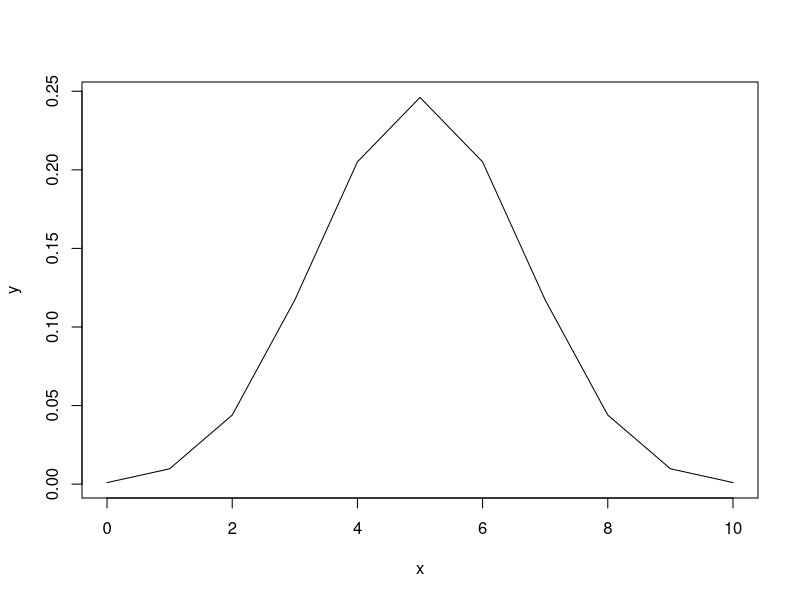
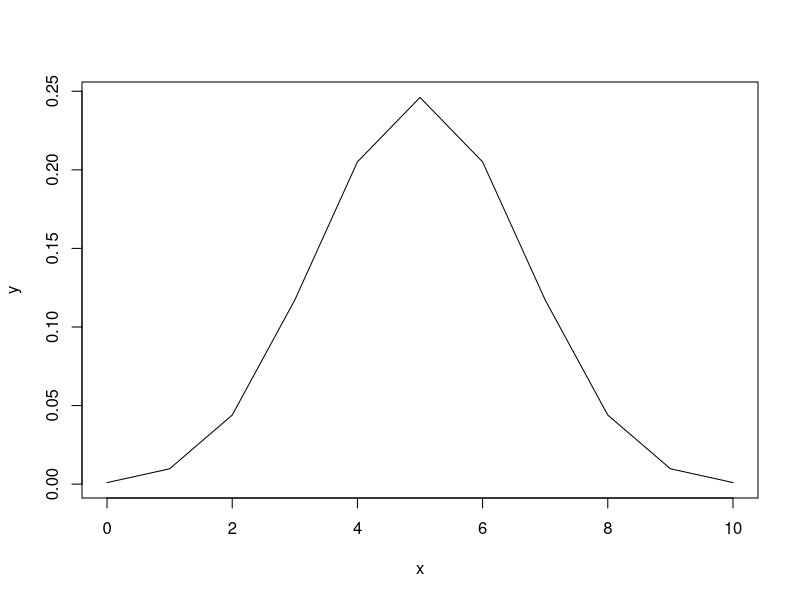
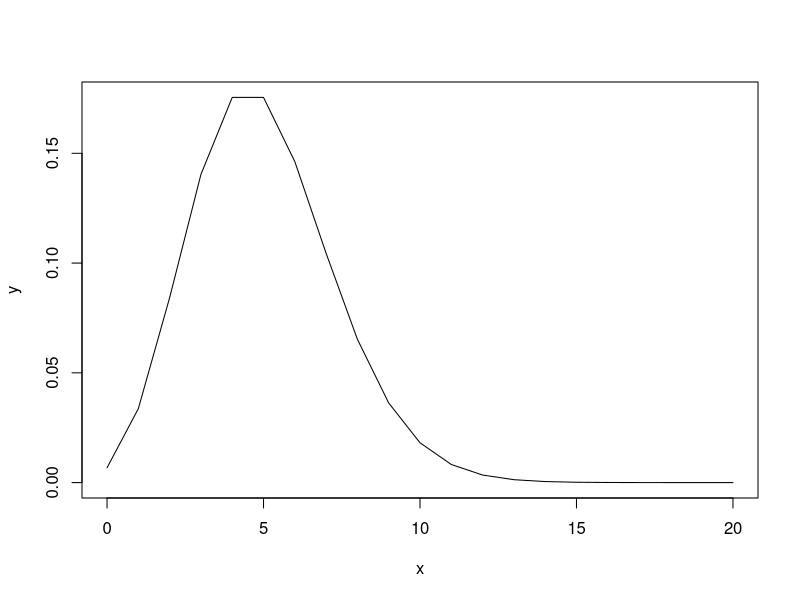
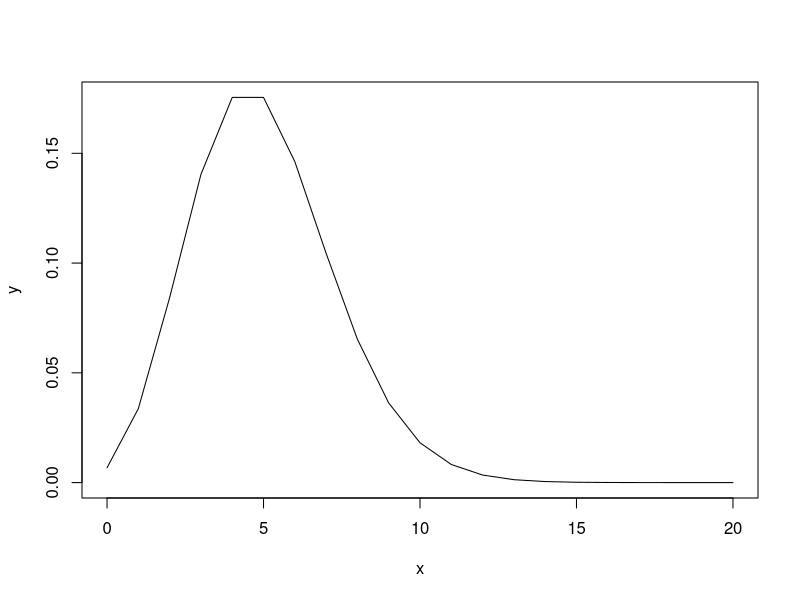
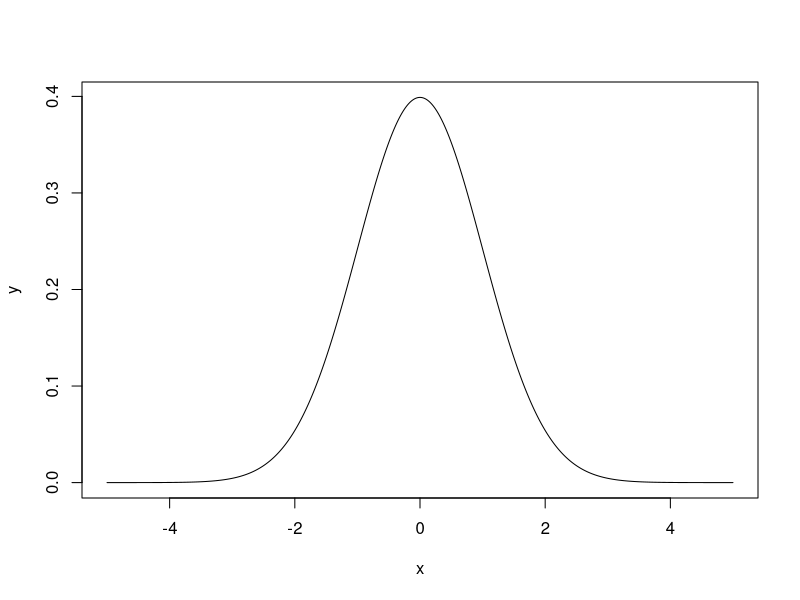
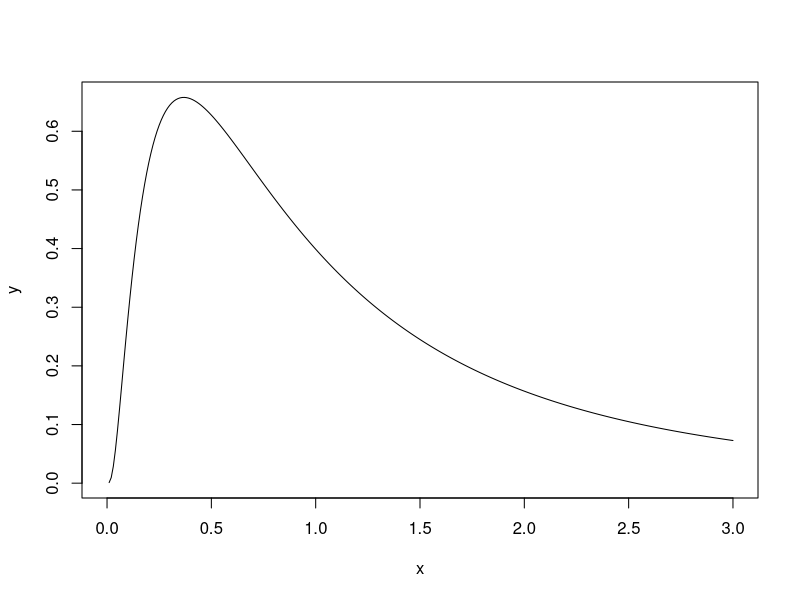
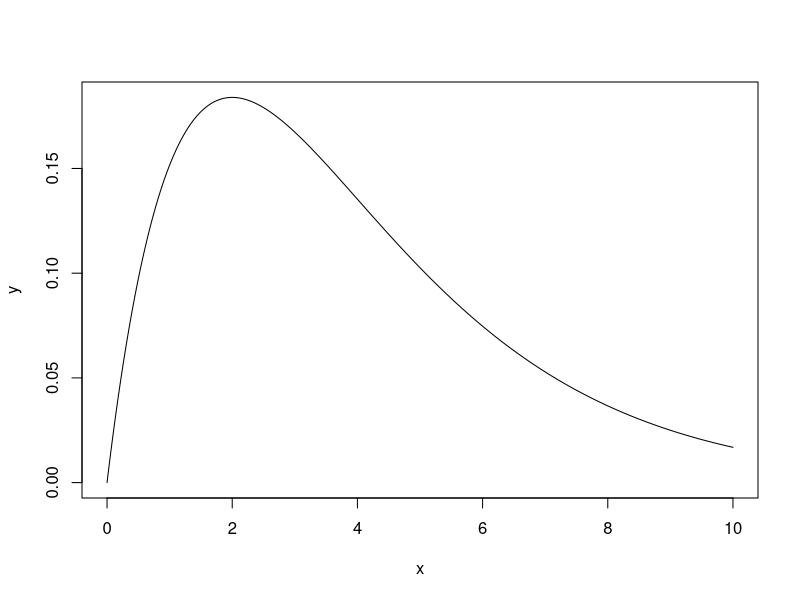
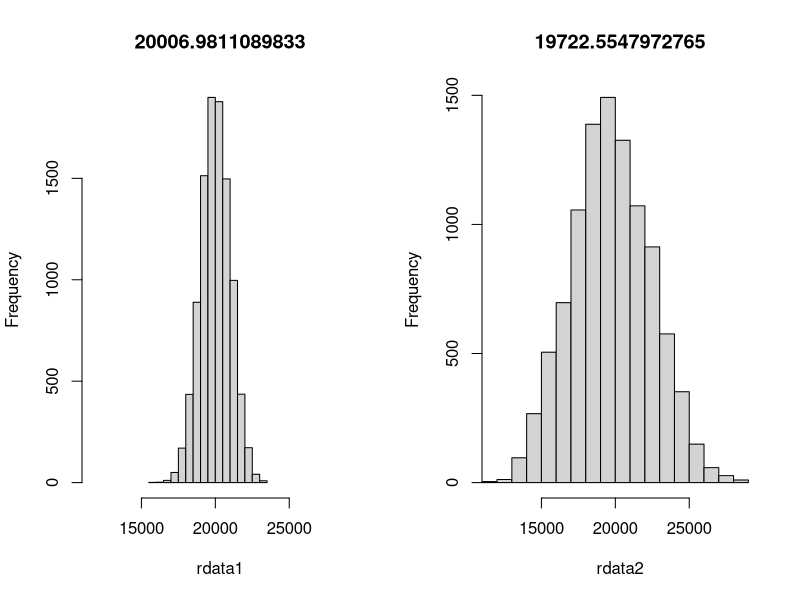

R code for these plots, in order:
## ---- chunk 1
# 式から
p<-0.5
N<-10
x<-c(0:N)
y<-choose(N,x)*p^x*(1-p)^(N-x)
plot(x,y,type='l')
## ---- chunk 2
# 関数で
x<-c(0:10)
y<-dbinom(x,10,0.5)
plot(x,y,type='l')
## ---- chunk 3
    # 式から
    lambda<-5
    x<-c(0:20)
    y<-exp(-lambda)*lambda^x/factorial(x)
    plot(x,y,type='l')
## ---- chunk 4
  # 関数で
  lmbd<-5
  x<-c(0:20)
  y<-dpois(x,lambda=lmbd)
  plot(x,y,type='l')
## ---- chunk 5
    v<-1
    m<-0
    x<-seq(-5,5,0.01)
    y<-(1/sqrt(2*pi*v))*exp(-(x-m)^2/(2*v))
    plot(x,y,type='l')
## ---- chunk 6
    v<-1
    m<-0
    x<-seq(0,3,0.01)
    y<-1/(sqrt(2*pi*v)*x)*exp(-(log(x)-m)^2/(2*v))
    plot(x,y,type='l')
## ---- chunk 7
    shp<-2
    scl<-2
    x<-seq(0,10,0.01)
    y<-dgamma(x,shape=shp, rate=1/scl)
    plot(x,y,type='l')
## ---- chunk 8
b0<-3000
b1<-850
layout(matrix(1:2, ncol=2))
rdata1<-numeric()
rdata2<-numeric()
tp<-numeric()
for (rp in 1:100){
  tp[rp]<-rnorm(1,mean=20,sd=3)
  rdata1<-append(rdata1,rnorm(100,mean=20000,sd=1000))
  rdata2<-append(rdata2,rnorm(100,mean=b1*tp[rp]+b0,sd=1000))
}
hist(rdata1,xlim=c(min(rdata2),max(rdata2)),main=mean(rdata1))
hist(rdata2, xlim=c(min(rdata2),max(rdata2)),main=mean(rdata2))

## ---- chunk 9
layout(matrix(1:2, ncol=2))
m<-0
v<-1
n<-10000
x<-seq(m-sqrt(v)*4,m+sqrt(v)*4,0.01)
y<-(1/sqrt(2*pi*v))*exp(-(x-m)^2/(2*v))
plot(x,y,type='l')
rdata<-rnorm(n, m, sqrt(v))
hist(rdata, breaks=12)
## ---- chunk 10
# a地域とb地域では初期比が異なるけど、遷移核が同じならそのうち同じ値に収束するという例
na<-1 # a地域人数
nb<-1 # b地域人数
aAi<-0.5 # a地域におけるA社初期比
aBi<-1-aAi # a地域におけるA社初期比
bAi<-0.2 # b地域のA社初期比
bBi<-1-bAi　# b地域のB社初期比

nrp<-30 # 繰り返し数
rAA<-0.4 # 以下の4行は遷移核
rAB<-0.6
rBB<-0.1
rBA<-0.9
naA<-numeric(nrp)
naB<-numeric(nrp)
nbA<-numeric(nrp)
nbB<-numeric(nrp)
naA[1]<-na*aAi
naB[1]<-na*aBi
nbA[1]<-nb*bAi
nbB[1]<-nb*bBi
for(rp in 2:nrp){
  naA[rp]<-naA[rp-1]*rAA+naB[rp-1]*rBA
  naB[rp]<-naA[rp-1]*rAB+naB[rp-1]*rBB
  nbA[rp]<-nbA[rp-1]*rAA+nbB[rp-1]*rBA
  nbB[rp]<-nbA[rp-1]*rAB+nbB[rp-1]*rBB
}
layout(matrix(1:2, ncol=2))
plot(naA, type='l',col='red',ylim=c(0,1.0))
par(new=T)
plot(naB, type='l',col='blue',xlab='',ylab='',ylim=c(0,1.0))
plot(nbA, type='l',col='red',ylim=c(0,1.0))
par(new=T)
plot(nbB, type='l',col='blue',xlab='',ylab='',ylim=c(0,1.0))
## ---- chunk 11
layout(matrix(1:2, ncol=2))
nrp<-2000
data<-c(2.4,3.2,2.2,4.6,3.3)
m<-0
v<-1
ti<-runif(1,min=-2,max=2) # -2から2の連続一様分布に従う乱数
knl<-numeric(nrp)
theta<-numeric(nrp)
theta[1]<-ti
ratio<-1
for (rp in 1:nrp){
  kp<-numeric(length(data))
  for (d in 1:length(data)){
    kp[d]<-exp(-((data[d]-theta[rp])^2)/2)/sqrt(2)*pi
  }
  knl[rp]<-prod(kp)*exp(-(theta[rp]^2/20000))/sqrt(20000*pi) #カーネルの計算
  
  if (rp>1){
    lr<-knl[rp]/knl[rp-1]  # カーネル比（rate）の算出
    if (runif(1)>lr){ # 確率rateで提案thetaを採用
      #print(lr)
      theta[rp]<-theta[rp-1]
      knl[rp]<-knl[rp-1]
    }
  }
  theta[rp+1]<-theta[rp]+rnorm(1,m,v) # 次のthetaの生成, 平均m, 分散vの正規分布に従う乱数を前のthetaにたす
}
plot(theta[1:nrp],type='l', main=mean(theta))
hist(theta)
## ---- chunk 12
layout(matrix(1:2, ncol=2))
data<-c(4,3,4,5,5,2,3,1,4,0,1,5,5,6,5,4,4,5,3,4)
hist(data,breaks=c(-1:7))
logb<-function(x) sum(log(dbinom(data, 8, x)))
q <- seq(0.2, 0.7, 0.01)
plot(q, sapply(q, logb), type='l')
## ---- chunk 13
nrp<-1000
qi<-0.159
n<-8
data<-c(4,3,4,5,5,2,3,1,4,0,1,5,5,6,5,4,4,5,3,4)
logL<-numeric(nrp)
q<-numeric(nrp)
q[1]<-qi
for (rp in 1:nrp){
  lh<-numeric(length(data))
  for (d in 1:length(data)){
    lh[d]<-choose(n,data[d])*q[rp]^data[d]*(1-q[rp])^(n-data[d])
  }
  logL[rp]<-log(prod(lh))
  if (rp>1){
    if (logL[rp]<logL[rp-1]){
      q[rp]<-q[rp-1]
      logL[rp]<-logL[rp-1]
    }
  }
  if (round(runif(1))){
    q[rp+1]<-q[rp]+0.001
  }else{
    q[rp+1]<-q[rp]-0.001
  }
}
plot(q[1:nrp],type='l', main=q[nrp])
## ---- chunk 14
layout(matrix(1:2, ncol=1))
nrp<-100000
qi<-0.30
n<-8
data<-c(4,3,4,5,5,2,3,1,4,0,1,5,5,6,5,4,4,5,3,4)
logL<-numeric(nrp)
q<-numeric(nrp)
q[1]<-qi
lr<-1
for (rp in 1:nrp){
  lh<-numeric(length(data))
  for (d in 1:length(data)){
    lh[d]<-choose(n,data[d])*q[rp]^data[d]*(1-q[rp])^(n-data[d])
  }
  logL[rp]<-log(prod(lh))
  if (rp>1){
    lr<-exp(logL[rp]-logL[rp-1])
    if (runif(1)>lr){
      #print(lr)
      q[rp]<-q[rp-1]
      logL[rp]<-logL[rp-1]
    }
  }
  if (round(runif(1))){
    q[rp+1]<-min(0.99,q[rp]+0.01)
  }else{
    q[rp+1]<-max(0.01,q[rp]-0.01)
  }
}
plot(q[1:nrp],type='l', main=mean(q))
hist(q)
